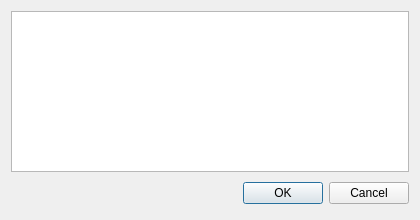
<?xml version="1.0" encoding="UTF-8"?>
<ui version="4.0">
 <class>DialogSelectComponents</class>
 <widget class="QDialog" name="DialogSelectComponents">
  <property name="geometry">
   <rect>
    <x>0</x>
    <y>0</y>
    <width>420</width>
    <height>220</height>
   </rect>
  </property>
  <property name="minimumSize">
   <size>
    <width>420</width>
    <height>220</height>
   </size>
  </property>
  <property name="windowTitle">
   <string>Dialog</string>
  </property>
  <layout class="QGridLayout" name="gridLayout">
   <item row="1" column="0">
    <spacer name="spacer">
     <property name="orientation">
      <enum>Qt::Horizontal</enum>
     </property>
     <property name="sizeHint" stdset="0">
      <size>
       <width>131</width>
       <height>31</height>
      </size>
     </property>
    </spacer>
   </item>
   <item row="1" column="1">
    <widget class="QPushButton" name="okButton">
     <property name="text">
      <string>OK</string>
     </property>
    </widget>
   </item>
   <item row="1" column="2">
    <widget class="QPushButton" name="cancelButton">
     <property name="text">
      <string>Cancel</string>
     </property>
    </widget>
   </item>
   <item row="0" column="0" colspan="3">
    <widget class="QListWidget" name="listWidget">
     <property name="selectionMode">
      <enum>QAbstractItemView::ExtendedSelection</enum>
     </property>
    </widget>
   </item>
  </layout>
 </widget>
 <resources/>
 <connections>
  <connection>
   <sender>okButton</sender>
   <signal>clicked()</signal>
   <receiver>DialogSelectComponents</receiver>
   <slot>accept()</slot>
   <hints>
    <hint type="sourcelabel">
     <x>278</x>
     <y>253</y>
    </hint>
    <hint type="destinationlabel">
     <x>96</x>
     <y>254</y>
    </hint>
   </hints>
  </connection>
  <connection>
   <sender>cancelButton</sender>
   <signal>clicked()</signal>
   <receiver>DialogSelectComponents</receiver>
   <slot>reject()</slot>
   <hints>
    <hint type="sourcelabel">
     <x>369</x>
     <y>253</y>
    </hint>
    <hint type="destinationlabel">
     <x>179</x>
     <y>282</y>
    </hint>
   </hints>
  </connection>
 </connections>
</ui>
